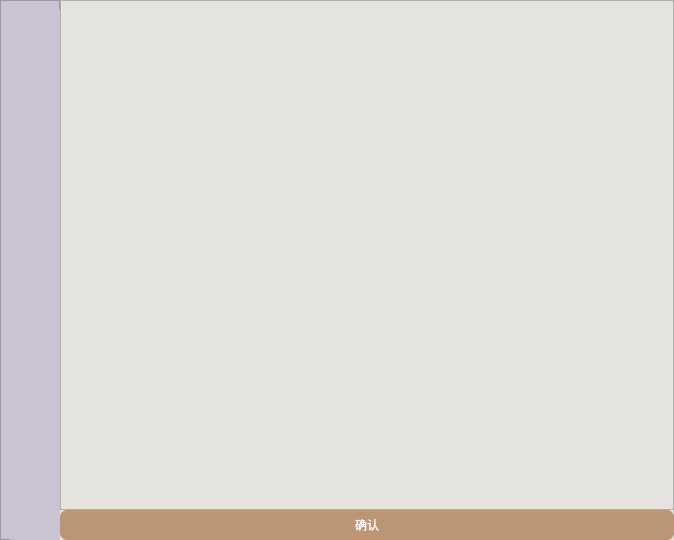
<?xml version="1.0" encoding="UTF-8"?>
<ui version="4.0">
 <class>Form</class>
 <widget class="QWidget" name="Form">
  <property name="geometry">
   <rect>
    <x>0</x>
    <y>0</y>
    <width>674</width>
    <height>540</height>
   </rect>
  </property>
  <property name="windowTitle">
   <string>比对结果</string>
  </property>
  <property name="styleSheet">
   <string notr="true">background-color: rgb(229, 227, 221);</string>
  </property>
  <layout class="QHBoxLayout" name="horizontalLayout">
   <property name="spacing">
    <number>0</number>
   </property>
   <property name="leftMargin">
    <number>0</number>
   </property>
   <property name="topMargin">
    <number>0</number>
   </property>
   <property name="rightMargin">
    <number>0</number>
   </property>
   <property name="bottomMargin">
    <number>0</number>
   </property>
   <item>
    <widget class="QFrame" name="frame_2">
     <property name="minimumSize">
      <size>
       <width>60</width>
       <height>0</height>
      </size>
     </property>
     <property name="maximumSize">
      <size>
       <width>60</width>
       <height>16777215</height>
      </size>
     </property>
     <property name="styleSheet">
      <string notr="true">QFrame{
	background-color: rgb(202, 195, 212);
}</string>
     </property>
     <property name="frameShape">
      <enum>QFrame::StyledPanel</enum>
     </property>
     <property name="frameShadow">
      <enum>QFrame::Raised</enum>
     </property>
     <widget class="QLabel" name="label">
      <property name="geometry">
       <rect>
        <x>10</x>
        <y>10</y>
        <width>60</width>
        <height>661</height>
       </rect>
      </property>
      <property name="styleSheet">
       <string notr="true">QLabel{
	color: rgb(229,227,221);
	line-height:10px;
	font: 22pt &quot;Cascadia Mono&quot;;
}
</string>
      </property>
      <property name="text">
       <string/>
      </property>
     </widget>
    </widget>
   </item>
   <item>
    <layout class="QVBoxLayout" name="verticalLayout">
     <item>
      <widget class="QPlainTextEdit" name="Res">
       <property name="textInteractionFlags">
        <set>Qt::NoTextInteraction</set>
       </property>
      </widget>
     </item>
     <item>
      <widget class="QPushButton" name="Ok">
       <property name="minimumSize">
        <size>
         <width>60</width>
         <height>30</height>
        </size>
       </property>
       <property name="styleSheet">
        <string notr="true">QPushButton{
background-color: rgb(188, 149, 117);
border:none;
border-radius:7px;
color:white}
QPushButton::hover {
    background-color: rgb(226, 179, 141);
}

QPushButton::pressed {
    background-color: rgb(158, 125, 99);
}</string>
       </property>
       <property name="text">
        <string>确认</string>
       </property>
      </widget>
     </item>
    </layout>
   </item>
  </layout>
 </widget>
 <resources/>
 <connections/>
</ui>
